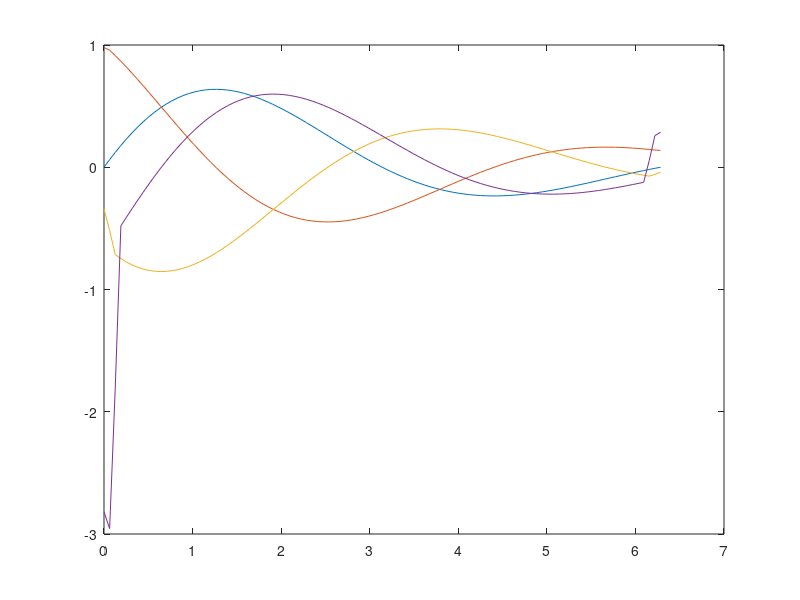

MATLAB code for this plot:
a = 0;
b = 2*pi;
N = 100;

x = linspace(a,b,N);
x = x.';
y = exp(-x / pi) .* sin(x);

h = x(2) - x(1);

D0=zeros(N);
D1=diag(1*ones(N-1,1), 1);
D2=diag(-1*ones(N-1,1), -1);
A=D0+D1+D2;
A(1,1) = -2;
A(1,2) = 2;
A(N,N-1) = -2;
A(N,N)= 2;

A = A / 2 / h;

figure(1);
clf;
plot(x,y);
hold all;

yp = y;
for k = 1:3
    yp = A * yp;
    plot(x,yp);
end






